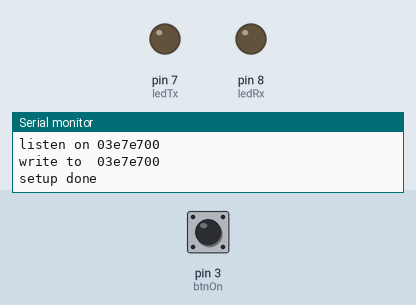
Bench run of a sketch on a simulated Arduino Uno, built with avr-gcc and run on an emulated ATmega328P. Parts: output pins drawn as LEDs (lit = HIGH), the last lines printed to the serial monitor. Dashed ring = blinking. The inputs (shaded band) are chosen by the test bench; at power-on: pin 3 (btnOn) HIGH. No radio packets arrive unless stated.

Above: at 2.0 s.
2.1 s: pin 3 (btnOn) pulled LOW for 0.15 s
At 2.91 s:
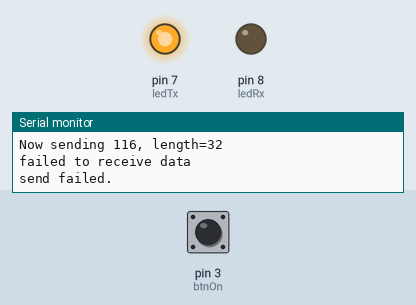
4.5 s: pin 3 (btnOn) pulled LOW for 3.2 s
At 8.0 s:
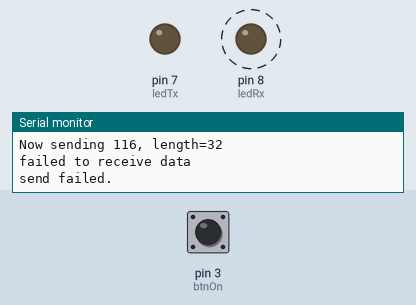
Timing chart, 0 to 9.5 s (numbered marks = the images above; inputs shaded):
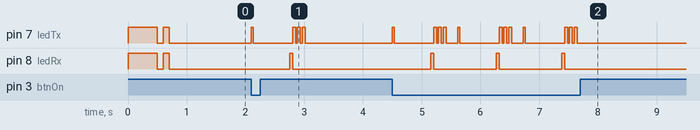

Measured:
- after the input at 2.1 s, pin 8 (ledRx): LOW → HIGH after 0.66 s, → LOW 0.05 s later
- after the input at 4.5 s, pin 7 (ledTx): LOW → HIGH at once, then repeats every 1.1 s: LOW 0.67 s, 2 × (HIGH 0.05 s, LOW 0.03 s), HIGH 0.05 s, LOW 0.20 s, HIGH 0.03 s, until it stays LOW from 7.6 s; pin 8 (ledRx): alternates HIGH for 0.05 s and LOW for 1.1 s, 6 changes in all, then stays LOW, starting after 0.66 s

The sketch:

Sender.ino
```cpp
// (licence header left out)
#include <avr/sleep.h>
#include <SPI.h>
#include "nRF24L01.h"
#include "RF24.h"
#include "printf.h"


#define BYTE unsigned char

#define PACKET_SIZE 32

//
// Hardware configuration
//

// Set up nRF24L01 radio on SPI bus plus pins 9 & 10
RF24 radio(9,10);

const BYTE ledTx = 7;
const BYTE ledRx = 8;
const BYTE btnOn = 3;

// Radio pipe addresses for the 2 nodes to communicate.
//const uint64_t pipes[2] = { 0xE7E7E7E700LL, 0xE7E7E7E700LL };
const uint64_t pipes[2] = { 0x0003E7E700LL, 0x0003E7E700LL };

BYTE dataToSend = 'z';
BYTE attempts = 0;

void openPipes()
{
    uint64_t txPipe = pipes[0];
    uint64_t rxPipe = pipes[1];

  // open two pipes
    radio.openWritingPipe(txPipe);
    radio.openReadingPipe(1, rxPipe);

    printf("listen on %#1x%lx\r\n", ((char*)&rxPipe)[4] & 0x000ff, rxPipe);
    printf("write to  %#1x%lx\r\n", ((char*)&txPipe)[4] & 0x000ff, txPipe);
    printf("\r\n");
}

void doButtonOn()
{
    if(0 == digitalRead(btnOn)) {
        dataToSend = 'T';
    }
    attempts = 0;
}

void setup(void)
{
  //set buttons pin to input
  pinMode(btnOn, INPUT);
  //set internal pullup resistors
  digitalWrite(btnOn, HIGH);

  pinMode(ledTx, OUTPUT);
  pinMode(ledRx, OUTPUT);

  //flash transmission LED
  digitalWrite(ledTx, HIGH);
  digitalWrite(ledRx, HIGH);
  delay(500);               // wait for a second
  digitalWrite(ledTx, LOW);
  digitalWrite(ledRx, LOW);
  delay(100);               // wait for a second
  digitalWrite(ledTx, HIGH);
  digitalWrite(ledRx, HIGH);
  delay(100);               // wait for a second
  digitalWrite(ledTx, LOW);
  digitalWrite(ledRx, LOW);
  delay(100);               // wait for a second


  //
  // Print preamble
  //
  Serial.begin(57600);
  printf_begin();
  printf("\n\rRF24/examples/GettingStarted/\n\r");

  //
  // Setup and configure rf radio
  //
  radio.begin();

  // set output level
  radio.setPALevel(RF24_PA_LOW);

  // optionally, increase the delay between retries & # of retries
  //  radio.setRetries(15, 5);

  radio.setAutoAck(false);

  // set CRC to 8 bit
  radio.setCRCLength(RF24_CRC_8);

  // set data rate to 250 Kbps
  radio.setDataRate(RF24_250KBPS);

  // set channel 15
  radio.setChannel(15);

  // optionally, reduce the payload size.  seems to
  // improve reliability
  radio.setPayloadSize(PACKET_SIZE);

  //
  // Open pipes to other nodes for communication
  //
  openPipes();

  //
  // Dump the configuration of the rf unit for debugging
  //
  radio.printDetails();

  printf("setup done\r\n");
}

void sendData(const BYTE a_data)
{
  dataToSend = a_data;
  attempts = 0;
}


BYTE skt_send(const BYTE* a_data, const BYTE a_length)
{
  BYTE Result = 0;

  // w/o this it will not send data ...
  radio.startListening();
  delay(10);

  // stop listening so we can talk.
  radio.stopListening();
  delay(10);

  // Take the time, and send it.  This will block until complete
  printf("Now sending %d, length=%d\r\n", a_data[0], a_length);
  delay(10);
  bool ok = radio.write(a_data, a_length);

  Result = (ok) ? a_length : 0;
  return Result;
}


BYTE skt_recv(BYTE* a_buf, const BYTE a_length)
{
  BYTE Result = 0;

  radio.startListening();
  delay(20);

  BYTE done = 0;
  BYTE attempts = 0;

  while(attempts++ < 30) {
    if (radio.available()) {
      while (!done) {
          // Fetch the payload, and see if this was the last one.
          done = radio.read(a_buf, 1);
          printf("Got payload %d, length=%d\r\n", a_buf[0], a_length);
          printf("done=%d, attempts=%d ...\r\n", done, attempts);
      }
      break;

    } else {
      delay(20);
    }
  }

  if(attempts >= 30) {
    printf("failed to receive data\r\n");
  }

  return done;
}


///////////////////////////////////////////////////////////////////////////////////////
//
///////////////////////////////////////////////////////////////////////////////////////
void loop(void)
{

  if (dataToSend != 'z')  {
    printf("\r\n");
    printf("dataToSend = %c\r\n", dataToSend);

    BYTE buf[PACKET_SIZE];
    buf[0] = dataToSend;

    //send data
    digitalWrite(ledTx, HIGH);
    BYTE ret = skt_send(buf, sizeof(buf));
    digitalWrite(ledTx, LOW);

    //receive ack
    buf[0] = 0;
    ret = skt_recv(buf, sizeof(buf));
    digitalWrite(ledRx, HIGH);
    delay(50);
    digitalWrite(ledRx, LOW);

    if(ret == 1) {
      printf("OK\r\n");

    } else {
      printf("send failed.\r\n");
      digitalWrite(ledTx, HIGH);
      delay(50);
      digitalWrite(ledTx, LOW);
      delay(30);
      digitalWrite(ledTx, HIGH);
      delay(50);
      digitalWrite(ledTx, LOW);
      delay(30);
      digitalWrite(ledTx, HIGH);
      delay(50);
      digitalWrite(ledTx, LOW);
    }

    dataToSend = 'z';
    delay(200);

  } else {
    if(LOW == digitalRead(btnOn)) {
      sendData('t');
    }
  }
}
```

printf.h
```cpp
// (licence header left out)
/**
 * @file printf.h
 *
 * Setup necessary to direct stdout to the Arduino Serial library, which
 * enables 'printf'
 */

#ifndef __PRINTF_H__
#define __PRINTF_H__

#ifdef ARDUINO

int serial_putc( char c, FILE * )
{
  Serial.write( c );

  return c;
}

void printf_begin(void)
{
  fdevopen( &serial_putc, 0 );
}

#else
#error This example is only for use on Arduino.
#endif // ARDUINO

#endif // __PRINTF_H__
```
